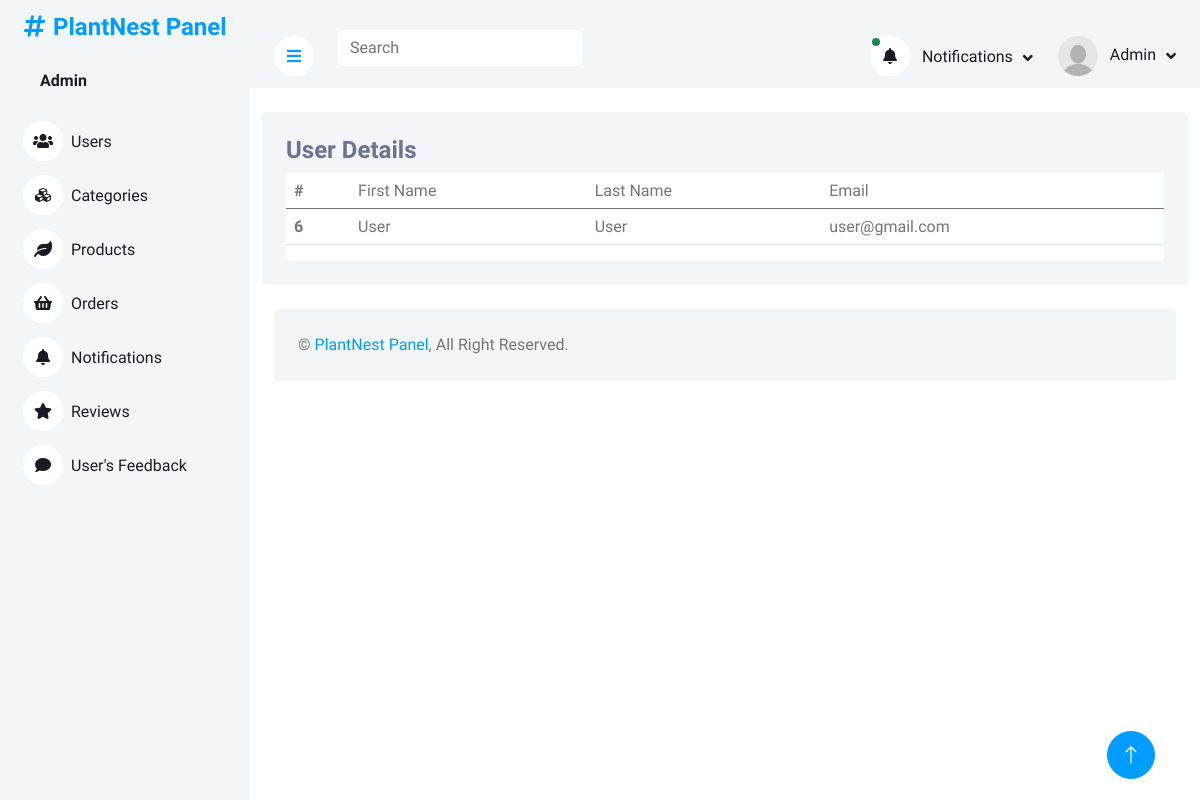
Page /adminPanel/index.php (signed in) on the committed database.
### tables this page shows
CREATE TABLE `users` (
  `userID` int(11) NOT NULL,
  `firstName` varchar(225) DEFAULT NULL,
  `lastName` varchar(225) DEFAULT NULL,
  `userEmail` varchar(225) NOT NULL,
  `userPassword` varchar(225) DEFAULT NULL
);

### adminPanel/index.php (the view, shortened to what this page needs)
<?php
include_once('header_admin.php')
?>
<div class="container pt-4">
    <div class="bg-light rounded p-4">
        <div class="row">
            <div class="col-12">
                <div class="bg-white rounded h-100 ">
                    <div class="d-flex bg-light justify-content-between">
                        <h4>User Details  </h4>
                    </div>
                    <div class="table-responsive bg- ">
                        <table class="table">
                            <thead>
                                <tr>
                                    <th scope="col">#</th>
                                    <td>First Name</td>
                                    <td>Last Name</td>
                                    <td>Email </td>
                                </tr>
                            </thead>
                            <tbody>
                                <?php
                        $query = $pdo->query("SELECT * FROM users");
                        $result = $query->fetchAll(PDO::FETCH_ASSOC);
                        foreach($result as $row){
                        ?>
                                <tr class="tr-row">
                                    <th scope="row">
                                        <?php echo $row['userID'] ?>
                                    </th>
                                    <td>
                                        <?php echo ucfirst($row['firstName']) ?>
                                    </td>
                                    <td>
                                        <?php echo ucfirst($row['lastName'] )?>
                                    </td>
                                    <td>
                                        <?php echo $row['userEmail'] ?>
                                    </td>
                                </tr>
                                <?php
                        };
                                       ?>
                            </tbody>
                        </table>
                    </div>
                </div>
            </div>
        </div>
    </div>
</div>
<?php
include('footer.php')
?>

### adminPanel/header_admin.php (shortened to what this page needs)
<?php
include("php/query.php");
?>
<!DOCTYPE html>
<html lang="en">
<head>
    <link href="https://cdnjs.cloudflare.com/ajax/libs/font-awesome/5.10.0/css/all.min.css" rel="stylesheet">
    <link href="https://cdn.jsdelivr.net/npm/bootstrap-icons@1.4.1/font/bootstrap-icons.css" rel="stylesheet">
    <link href="lib/owlcarousel/assets/owl.carousel.min.css" rel="stylesheet">
    <link href="lib/tempusdominus/css/tempusdominus-bootstrap-4.min.css" rel="stylesheet" />
    <link href="css/bootstrap.min.css" rel="stylesheet">
    <link href="css/style.css" rel="stylesheet">
</head>
<body>
    <div class="container-xxl position-relative bg-white d-flex p-0">
        <div class="sidebar pe-4 pb-3">
            <nav class="navbar bg-light navbar-light">
                <a href="index.html" class="navbar-brand mx-4 mb-3">
                    <div>
                    <h4 class="text-primary"><i class="fa fa-hashtag me-2"></i>PlantNest Panel</h4>
                    </div>
                </a>
                <div class="d-flex align-items-center ms-4 mb-4">
                    <div class="ms-3">
                    <?php
                                 if(isset($_SESSION['Admin'])){
                                    $admin = $_SESSION['Admin'];
                                 foreach($admin as $value){
                                    $U_ID =   $value['adminID'];
                                  $query = $pdo->prepare("SELECT * FROM admins WHERE adminID = :iD ");
                                  $query->bindParam(':iD',  $U_ID);
                                  $query->execute();
                                  $result = $query->fetch(PDO::FETCH_ASSOC);
                        ?>
                         <h6 class="mb-0">
                             <span><?php echo ucfirst($result['adminName'])?></span>
                            </h6>
</span>    <?php
                      };
                    }
                        ?>
                    </div>
                </div>
                <div class="navbar-nav w-100">
                    <a href="index.php" class="nav-item nav-link "><i class="fa fa-users me-2"></i>Users</a>
                    <a href="category.php" class="nav-item nav-link"><i class="fa fa-cubes me-2"></i>Categories</a>
                    <a href="products.php" class="nav-item nav-link"><i class="fa fa-leaf me-2"></i>Products</a>
                    <a href="orders.php" class="nav-item nav-link"><i class="fa fa-shopping-basket me-2"></i>Orders</a>
                    <a href="notifications.php" class="nav-item nav-link"><i class="fa fa-bell me-2"></i>Notifications</a>
                    <a href="reviews.php" class="nav-item nav-link"><i class="fa fa-star me-2"></i>Reviews</a>
                    <a href="feedback.php" class="nav-item nav-link"><i class="fa fa-comment me-2"></i>User's Feedback</a>
                </div>
            </nav>
        </div>
        <div class="content">
            <nav class="navbar navbar-expand bg-light navbar-light sticky-top px-4 py-0">
                <a href="#" class="sidebar-toggler flex-shrink-0">
                    <i class="fa fa-bars"></i>
                </a>
                <form class=" d-none d-md-flex ms-4">
                    <input id="taskFilter" name="search-query" class="taskFilter form-control border-0" type="search"
                        placeholder="Search">
                </form>
                <div class="navbar-nav align-items-center ms-auto">
                    <div class="nav-item dropdown">
                        <?php
                            $query = $pdo->query("SELECT * from orders  INNER JOIN  users on
                            orders.userID = users.userID    where orderStatus	 = 'pending'  LIMIT 2");
                        $result = $query->fetchAll(PDO::FETCH_ASSOC);
                        if (empty($result)) {
                            ?>
                            <a href="#" class="nav-link dropdown-toggle " data-bs-toggle="dropdown">
                                <i class="fa fa-bell me-lg-2">
                                </i>
                                <span class="d-none d-lg-inline-flex">Notifications</span>
                            </a>
                            <?php
                        } else {
                            ?>
                            <a href="#" class="nav-link dropdown-toggle " data-bs-toggle="dropdown">
                                <i class="fa fa-bell me-lg-2 position-relative">
                                    <div
                                        class="bg-success rounded-circle border border-2 border-white position-absolute top-0 start-0 p-1">
                                    </div>
                                </i>
                                <span class="d-none d-lg-inline-flex">Notifications</span>
                            </a>
                            <?php
                        } ?>
                    </div>
                    <div class="nav-item dropdown">
                        <a href="#" class="nav-link dropdown-toggle" data-bs-toggle="dropdown">
                        <?php
                                 if(isset($_SESSION['Admin'])){
                                    $admin = $_SESSION['Admin'];
                                 foreach($admin as $value){
                                    $U_ID =   $value['adminID'];
                                  $query = $pdo->prepare("SELECT * FROM admins WHERE adminID = :iD ");
                                  $query->bindParam(':iD',  $U_ID);
                                  $query->execute();
                                  $result = $query->fetch(PDO::FETCH_ASSOC);
                              if($result['adminImage']){
                        ?>
                        <img class="rounded-circle me-lg-2" src="img/<?php echo $result['adminImage'] ?>" alt="" style="width: 40px; height: 40px;">
                            <?php
                              }else if(empty($result['adminImage'])){
                                ?>
                        <img class="rounded-circle me-lg-2" src="img/user.jpg" alt="" style="width: 40px; height: 40px;">
                                <?php
                              }
                            ?>
                                <span class="d-none d-lg-inline-flex">
                                    <?php echo ucfirst($result['adminName']) ?>
                                </span>
                                <?php
                            }
                        }
                            ?>
                        </a>
                    </div>
                </div>
            </nav>

### adminPanel/css/style.css (style rules this page uses)
:root { --primary: #009CFF; --light: #F3F6F9; --dark: #191C24; }
.sidebar { position: fixed; top: 0; left: 0; bottom: 0; width: 250px; height: 100vh; overflow-y: auto; background: var(--light); transition: 0.5s; z-index: 999; }
.content { margin-left: 250px; min-height: 100vh; background: #FFFFFF; transition: 0.5s; }
@media (min-width: 992px) { .sidebar { margin-left: 0; } }
@media (min-width: 992px) { .content { width: calc(100% - 250px); } }
.sidebar .navbar .navbar-nav .nav-link { padding: 7px 20px; color: var(--dark); font-weight: 500; border-left: 3px solid var(--light); border-radius: 0 30px 30px 0; outline: none; }
.sidebar .navbar .navbar-nav .nav-link i { width: 40px; height: 40px; display: inline-flex; align-items: center; justify-content: center; background: #FFFFFF; border-radius: 40px; }
.content .navbar .navbar-nav .nav-link { margin-left: 25px; padding: 12px 0; color: var(--dark); outline: none; }
.content .navbar .sidebar-toggler, .content .navbar .navbar-nav .nav-link i { width: 40px; height: 40px; display: inline-flex; align-items: center; justify-content: center; background: #FFFFFF; border-radius: 40px; }
.content .navbar .dropdown-toggle::after { margin-left: 6px; vertical-align: middle; border: none; content: "\f107"; font-family: "Font Awesome 5 Free"; font-weight: 900; transition: .5s; }

### adminPanel/header_admin.php (style rules this page uses)
h4 { color: #6C7293; }

### rows in the picture
users: userID "6", firstName "User", lastName "User", userEmail "user@gmail.com"

### other values in the picture
$result['adminName'] "Admin"
